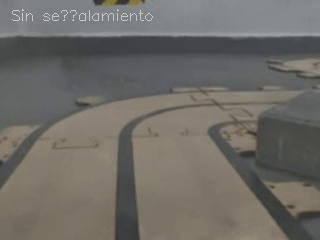
#> input picture frame 9 of v2/deteccion_stop.mp4, 320 x 240 px, given in place of video.mp4, which was not available
$ python actividad-2-01.py
#> lines starting #> are read from the running program, lines starting #| are printed output that depends on the picture; pictures that were not available may be replaced by others from this repository, and a replacement may not be noted
import cv2
import pickle
import numpy as np

cap = cv2.VideoCapture('./actividad-2-01/video.mp4')

# Frame 10 - escala 1.5x
cap.set(cv2.CAP_PROP_POS_FRAMES, 9)
ret, frame = cap.read()
#> frame is the input picture: shape (240, 320, 3); mean B, G, R 102.6, 107.7, 110.8
height, width = frame.shape[:2]
#> height = 240; width = 320
scale = 1.5
resized_img = cv2.resize(frame, (int(width * scale), int(height * scale)))
cv2.imwrite('frame_10.png', resized_img)

# Frame 30 - escala 0.5x
cap.set(cv2.CAP_PROP_POS_FRAMES, 29)
ret, frame = cap.read()
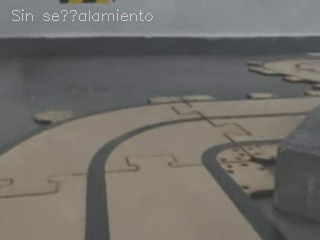
#> input picture frame 29 of v2/deteccion_stop.mp4, 320 x 240 px, given in place of video.mp4, which was not available
#> frame is the input picture: shape (240, 320, 3); mean B, G, R 104.9, 109.9, 112.6
height, width = frame.shape[:2]
scale = 0.5
resized_img = cv2.resize(frame, (int(width * scale), int(height * scale)))
#> resized_img: shape (120, 160, 3)
cv2.imwrite('frame_30.png', resized_img)

# Frame 50 - rotación 35 grados sobre su centro
cap.set(cv2.CAP_PROP_POS_FRAMES, 49)
ret, frame = cap.read()
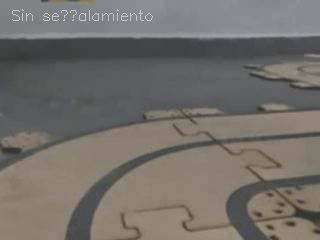
#> input picture frame 49 of v2/deteccion_stop.mp4, 320 x 240 px, given in place of video.mp4, which was not available
#> frame is the input picture: shape (240, 320, 3); mean B, G, R 105.9, 111, 114
(h, w) = frame.shape[:2]
#> h = 240; w = 320
center = (w // 2, h // 2)
#> center = (160, 120)
cx, cy = center
#> cx = 160; cy = 120
angle = np.radians(35)
cos_a, sin_a = np.cos(angle), np.sin(angle)
M = np.array([
    [cos_a,  sin_a, (1 - cos_a) * cx - sin_a * cy],
    [-sin_a, cos_a,  sin_a * cx + (1 - cos_a) * cy]
], dtype=np.float64)
M_3x3 = np.vstack([M, [0, 0, 1]])
rotated_image = cv2.warpAffine(frame, M, (w, h))
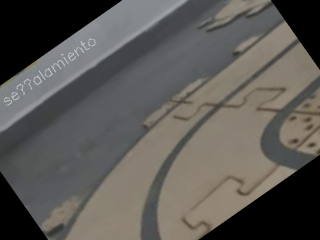
#> rotated_image: shape (240, 320, 3); mean B, G, R 85.1, 89.2, 91.7
cv2.imwrite('frame_50.png', rotated_image)

with open('rotation_matrix.pkl', 'wb') as f:
    pickle.dump(M_3x3, f)

# Frame 70 - flip horizontal
cap.set(cv2.CAP_PROP_POS_FRAMES, 69)
ret, frame = cap.read()
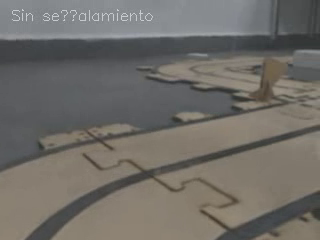
#> input picture frame 69 of v2/deteccion_stop.mp4, 320 x 240 px, given in place of video.mp4, which was not available
#> frame is the input picture: shape (240, 320, 3); mean B, G, R 104.1, 109, 112
flipped_img = cv2.flip(frame, 1)
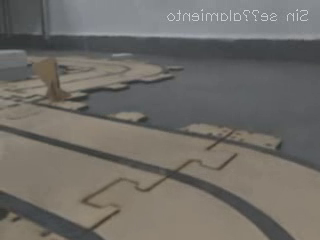
#> flipped_img: shape (240, 320, 3); mean B, G, R 104.1, 109, 112
cv2.imwrite('frame_70.png', flipped_img)

cap.release()
print("Done.")

$ run again, starting later in the video
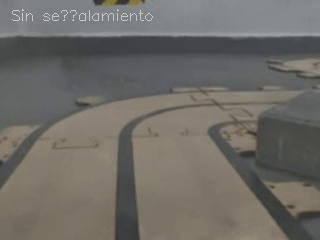
#> input picture frame 9 of v2/deteccion_stop.mp4, 320 x 240 px, given in place of video.mp4, which was not available
#> frame is the input picture: shape (240, 320, 3); mean B, G, R 102.6, 107.7, 110.8
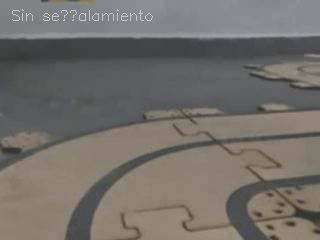
#> input picture frame 49 of v2/deteccion_stop.mp4, 320 x 240 px, given in place of video.mp4, which was not available
#> frame is the input picture: shape (240, 320, 3); mean B, G, R 105.9, 111, 114
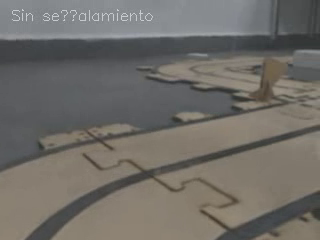
#> input picture frame 69 of v2/deteccion_stop.mp4, 320 x 240 px, given in place of video.mp4, which was not available
#> frame is the input picture: shape (240, 320, 3); mean B, G, R 104.1, 109, 112

$ run again, starting later in the video
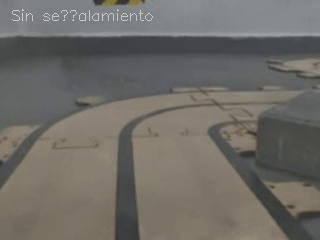
#> input picture frame 9 of v2/deteccion_stop.mp4, 320 x 240 px, given in place of video.mp4, which was not available
#> frame is the input picture: shape (240, 320, 3); mean B, G, R 102.6, 107.7, 110.8
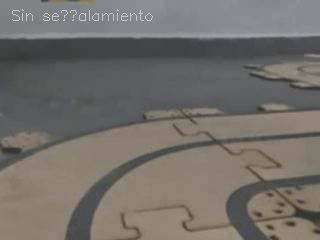
#> input picture frame 49 of v2/deteccion_stop.mp4, 320 x 240 px, given in place of video.mp4, which was not available
#> frame is the input picture: shape (240, 320, 3); mean B, G, R 105.9, 111, 114
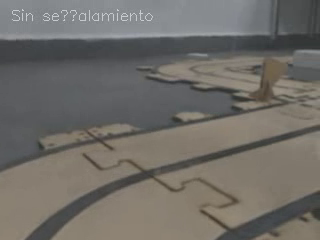
#> input picture frame 69 of v2/deteccion_stop.mp4, 320 x 240 px, given in place of video.mp4, which was not available
#> frame is the input picture: shape (240, 320, 3); mean B, G, R 104.1, 109, 112
